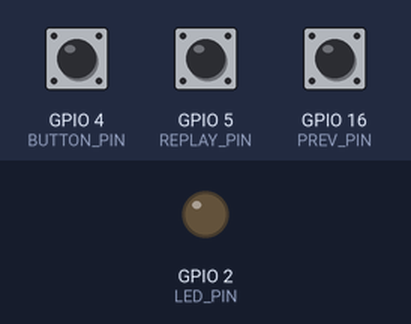
This sketch was run on a simulated ESP32. Parts: output pins drawn as LEDs (lit = HIGH). Dashed ring = blinking. The inputs (shaded band) are chosen by the test bench; at power-on: GPIO 4 (BUTTON_PIN) HIGH, GPIO 5 (REPLAY_PIN) HIGH, GPIO 16 (PREV_PIN) HIGH. Nothing arrives over Bluetooth unless stated; a phone connects over Bluetooth LE 3 s after start; what the sketch prints to the serial monitor is not drawn.

Above: at 1.7 s.
1.8 s: GPIO 4 (BUTTON_PIN) pulled LOW for 0.15 s
4.9 s: GPIO 5 (REPLAY_PIN) pulled LOW for 0.15 s
At 5.0 s:
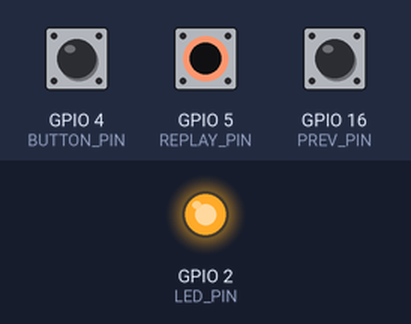
6.5 s: GPIO 16 (PREV_PIN) pulled LOW for 0.15 s
At 6.78 s:
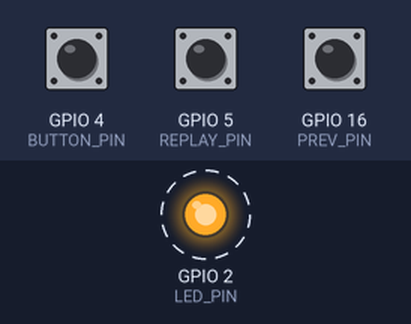
9.6 s: GPIO 4 (BUTTON_PIN) pulled LOW for 1 s
At 10.6 s:
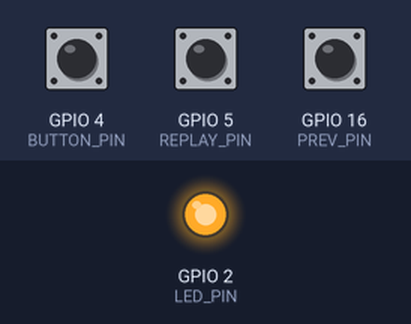
12.1 s: GPIO 5 (REPLAY_PIN) pulled LOW for 1 s
At 13.2 s:
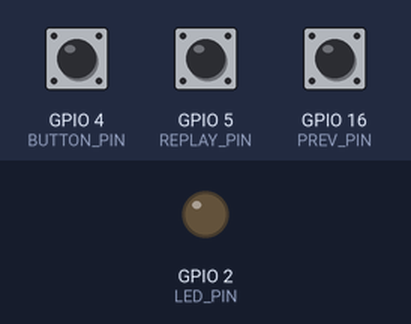
Timing chart, 0 to 15.1 s (numbered marks = the images above; inputs shaded):
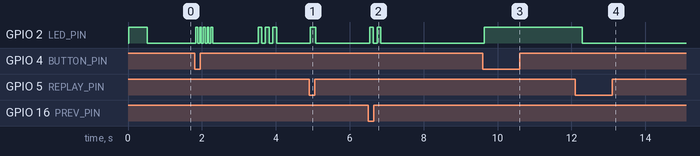

The sketch:

ble_button.ino
```cpp
/*
 * ═══════════════════════════════════════════════════
 *  ESP32 BLE Button — AI Speech Translator Trigger
 * ═══════════════════════════════════════════════════
 *
 * This firmware turns ESP32 into a simple BLE button.
 * The mobile web app connects to it via Web Bluetooth.
 *
 * Wiring:
 *   GPIO 4  → Record button (to GND, uses internal pull-up)
 *   GPIO 5  → Replay button (to GND, uses internal pull-up)
 *   GPIO 16 → Previous Translation button (to GND, uses internal pull-up)
 *   GPIO 2  → LED (built-in on most boards)
 *
 * BLE Service:  19B10000-E8F2-537E-4F6C-D104768A1214
 *   ├─ Button Characteristic (Notify/Read):
 *   │    19B10001-E8F2-537E-4F6C-D104768A1214
 *   │    Value: 0x01 = pressed, 0x00 = released
 *   ├─ LED Characteristic (Write):
 *   │    19B10002-E8F2-537E-4F6C-D104768A1214
 *   │    Value: 0x01 = ON, 0x00 = OFF
 *   ├─ Replay Characteristic (Notify/Read):
 *   │    19B10003-E8F2-537E-4F6C-D104768A1214
 *   │    Value: 0x01 = replay pressed
 *   └─ Previous Characteristic (Notify/Read):
 *        19B10004-E8F2-537E-4F6C-D104768A1214
 *        Value: 0x01 = previous pressed
 */

#include <Arduino.h>
#include <BLEDevice.h>
#include <BLEServer.h>
#include <BLEUtils.h>
#include <BLE2902.h>

// ── Pin Definitions ─────────────────────────────
#define BUTTON_PIN    4
#define REPLAY_PIN    5
#define PREV_PIN      16
#define LED_PIN       2

// ── BLE UUIDs ───────────────────────────────────
#define SERVICE_UUID           "19B10000-E8F2-537E-4F6C-D104768A1214"
#define BUTTON_CHAR_UUID       "19B10001-E8F2-537E-4F6C-D104768A1214"
#define LED_CHAR_UUID          "19B10002-E8F2-537E-4F6C-D104768A1214"
#define REPLAY_CHAR_UUID       "19B10003-E8F2-537E-4F6C-D104768A1214"
#define PREV_CHAR_UUID         "19B10004-E8F2-537E-4F6C-D104768A1214"

// ── Globals ─────────────────────────────────────
BLEServer         *pServer        = nullptr;
BLECharacteristic *pButtonChar    = nullptr;
BLECharacteristic *pLedChar       = nullptr;
BLECharacteristic *pReplayChar    = nullptr;
BLECharacteristic *pPrevChar      = nullptr;
bool               deviceConnected = false;
bool               oldConnected    = false;
bool               lastButtonState = HIGH;   // Pull-up: HIGH = not pressed
bool               lastReplayState = HIGH;   // Pull-up: HIGH = not pressed
bool               lastPrevState   = HIGH;   // Pull-up: HIGH = not pressed

// ── Connection callbacks ────────────────────────
class MyServerCallbacks : public BLEServerCallbacks {
    void onConnect(BLEServer* pServer) {
        deviceConnected = true;
        Serial.println("✓ Phone connected!");
        // Quick LED flash to confirm
        for (int i = 0; i < 3; i++) {
            digitalWrite(LED_PIN, HIGH);
            delay(100);
            digitalWrite(LED_PIN, LOW);
            delay(100);
        }
    }

    void onDisconnect(BLEServer* pServer) {
        deviceConnected = false;
        Serial.println("✗ Phone disconnected");
        digitalWrite(LED_PIN, LOW);
    }
};

// ── LED write callback ──────────────────────────
class LedCallbacks : public BLECharacteristicCallbacks {
    void onWrite(BLECharacteristic *pCharacteristic) {
        uint8_t *data = pCharacteristic->getData();
        size_t len = pCharacteristic->getLength();
        if (len > 0) {
            if (data[0] == 0x01) {
                digitalWrite(LED_PIN, HIGH);
                Serial.println("LED → ON");
            } else {
                digitalWrite(LED_PIN, LOW);
                Serial.println("LED → OFF");
            }
        }
    }
};

// ── Setup ───────────────────────────────────────
void setup() {
    Serial.begin(115200);
    pinMode(BUTTON_PIN, INPUT_PULLUP);
    pinMode(REPLAY_PIN, INPUT_PULLUP);
    pinMode(PREV_PIN, INPUT_PULLUP);
    pinMode(LED_PIN, OUTPUT);

    // Startup blink
    Serial.println();
    Serial.println("╔══════════════════════════════════════╗");
    Serial.println("║  ESP32 BLE Button — Translator       ║");
    Serial.println("╚══════════════════════════════════════╝");
    Serial.println();

    digitalWrite(LED_PIN, HIGH);
    delay(500);
    digitalWrite(LED_PIN, LOW);

    // Initialize BLE
    Serial.println("Starting BLE...");
    BLEDevice::init("TranslatorBtn");

    // Create BLE Server
    pServer = BLEDevice::createServer();
    pServer->setCallbacks(new MyServerCallbacks());

    // Create BLE Service
    BLEService *pService = pServer->createService(SERVICE_UUID);

    // Button Characteristic — Notify + Read
    pButtonChar = pService->createCharacteristic(
        BUTTON_CHAR_UUID,
        BLECharacteristic::PROPERTY_READ |
        BLECharacteristic::PROPERTY_NOTIFY
    );
    pButtonChar->addDescriptor(new BLE2902());
    uint8_t initVal = 0;
    pButtonChar->setValue(&initVal, 1);

    // LED Characteristic — Write
    pLedChar = pService->createCharacteristic(
        LED_CHAR_UUID,
        BLECharacteristic::PROPERTY_WRITE
    );
    pLedChar->setCallbacks(new LedCallbacks());

    // Replay Characteristic — Notify + Read
    pReplayChar = pService->createCharacteristic(
        REPLAY_CHAR_UUID,
        BLECharacteristic::PROPERTY_READ |
        BLECharacteristic::PROPERTY_NOTIFY
    );
    pReplayChar->addDescriptor(new BLE2902());
    uint8_t initReplay = 0;
    pReplayChar->setValue(&initReplay, 1);

    // Previous Characteristic — Notify + Read
    pPrevChar = pService->createCharacteristic(
        PREV_CHAR_UUID,
        BLECharacteristic::PROPERTY_READ |
        BLECharacteristic::PROPERTY_NOTIFY
    );
    pPrevChar->addDescriptor(new BLE2902());
    uint8_t initPrev = 0;
    pPrevChar->setValue(&initPrev, 1);

    // Start service
    pService->start();

    // Start advertising
    BLEAdvertising *pAdvertising = BLEDevice::getAdvertising();
    pAdvertising->addServiceUUID(SERVICE_UUID);
    pAdvertising->setScanResponse(true);
    pAdvertising->setMinPreferred(0x06);  // For iPhone compatibility
    pAdvertising->setMinPreferred(0x12);
    BLEDevice::startAdvertising();

    Serial.println("✓ BLE ready! Advertising as 'TranslatorBtn'");
    Serial.println("─────────────────────────────────────");
    Serial.println("Open the web app on your phone and connect.");
    Serial.println();
}

// ── Loop ────────────────────────────────────────
void loop() {
    // ── Record Button (GPIO 4) ──────────────────
    bool buttonState = digitalRead(BUTTON_PIN);

    if (buttonState != lastButtonState) {
        delay(30);  // Simple debounce
        buttonState = digitalRead(BUTTON_PIN);

        if (buttonState != lastButtonState) {
            lastButtonState = buttonState;

            if (deviceConnected) {
                uint8_t val = (buttonState == LOW) ? 0x01 : 0x00;
                pButtonChar->setValue(&val, 1);
                pButtonChar->notify();

                if (val == 0x01) {
                    Serial.println("🔴 Record PRESSED → Recording...");
                    digitalWrite(LED_PIN, HIGH);
                } else {
                    Serial.println("⏹  Record RELEASED → Processing...");
                }
            } else {
                if (buttonState == LOW) {
                    Serial.println("⚠ Button pressed but no phone connected!");
                    for (int i = 0; i < 5; i++) {
                        digitalWrite(LED_PIN, HIGH);
                        delay(50);
                        digitalWrite(LED_PIN, LOW);
                        delay(50);
                    }
                }
            }
        }
    }

    // ── Replay Button (GPIO 5) ─────────────────
    bool replayState = digitalRead(REPLAY_PIN);

    if (replayState != lastReplayState) {
        delay(30);  // Simple debounce
        replayState = digitalRead(REPLAY_PIN);

        if (replayState != lastReplayState) {
            lastReplayState = replayState;

            if (deviceConnected && replayState == LOW) {
                // Send replay signal (single press, not hold)
                uint8_t val = 0x01;
                pReplayChar->setValue(&val, 1);
                pReplayChar->notify();
                Serial.println("🔁 Replay PRESSED → Replaying last translation");

                // Quick LED flash to acknowledge
                digitalWrite(LED_PIN, HIGH);
                delay(150);
                digitalWrite(LED_PIN, LOW);
            } else if (!deviceConnected && replayState == LOW) {
                Serial.println("⚠ Replay pressed but no phone connected!");
                for (int i = 0; i < 3; i++) {
                    digitalWrite(LED_PIN, HIGH);
                    delay(50);
                    digitalWrite(LED_PIN, LOW);
                    delay(50);
                }
            }
        }
    }

    // ── Previous Button (GPIO 16) ──────────────────
    bool prevState = digitalRead(PREV_PIN);

    if (prevState != lastPrevState) {
        delay(30);  // Simple debounce
        prevState = digitalRead(PREV_PIN);

        if (prevState != lastPrevState) {
            lastPrevState = prevState;

            if (deviceConnected && prevState == LOW) {
                // Send previous signal (single press)
                uint8_t val = 0x01;
                pPrevChar->setValue(&val, 1);
                pPrevChar->notify();
                Serial.println("⏮  Previous PRESSED → Playing previous translation");

                // Double LED flash to acknowledge
                for (int i = 0; i < 2; i++) {
                    digitalWrite(LED_PIN, HIGH);
                    delay(100);
                    digitalWrite(LED_PIN, LOW);
                    delay(100);
                }
            } else if (!deviceConnected && prevState == LOW) {
                Serial.println("⚠ Previous pressed but no phone connected!");
                for (int i = 0; i < 3; i++) {
                    digitalWrite(LED_PIN, HIGH);
                    delay(50);
                    digitalWrite(LED_PIN, LOW);
                    delay(50);
                }
            }
        }
    }

    // Handle reconnection — restart advertising
    if (!deviceConnected && oldConnected) {
        delay(500);
        pServer->startAdvertising();
        Serial.println("Restarted advertising...");
        oldConnected = false;
    }
    if (deviceConnected && !oldConnected) {
        oldConnected = true;
    }

    delay(10);  // Small delay to prevent WDT reset
}
```

Measured:
- after the input at 4.9 s, GPIO 2 (LED_PIN): LOW → HIGH at once, → LOW 0.15 s later
- after the input at 6.5 s, GPIO 2 (LED_PIN): alternates HIGH for 0.10 s and LOW for 0.10 s, 4 changes in all, then stays LOW, starting at once
- after the input at 9.6 s, GPIO 2 (LED_PIN): LOW → HIGH at once
- after the input at 12.1 s, GPIO 2 (LED_PIN): HIGH → LOW after 0.19 s
